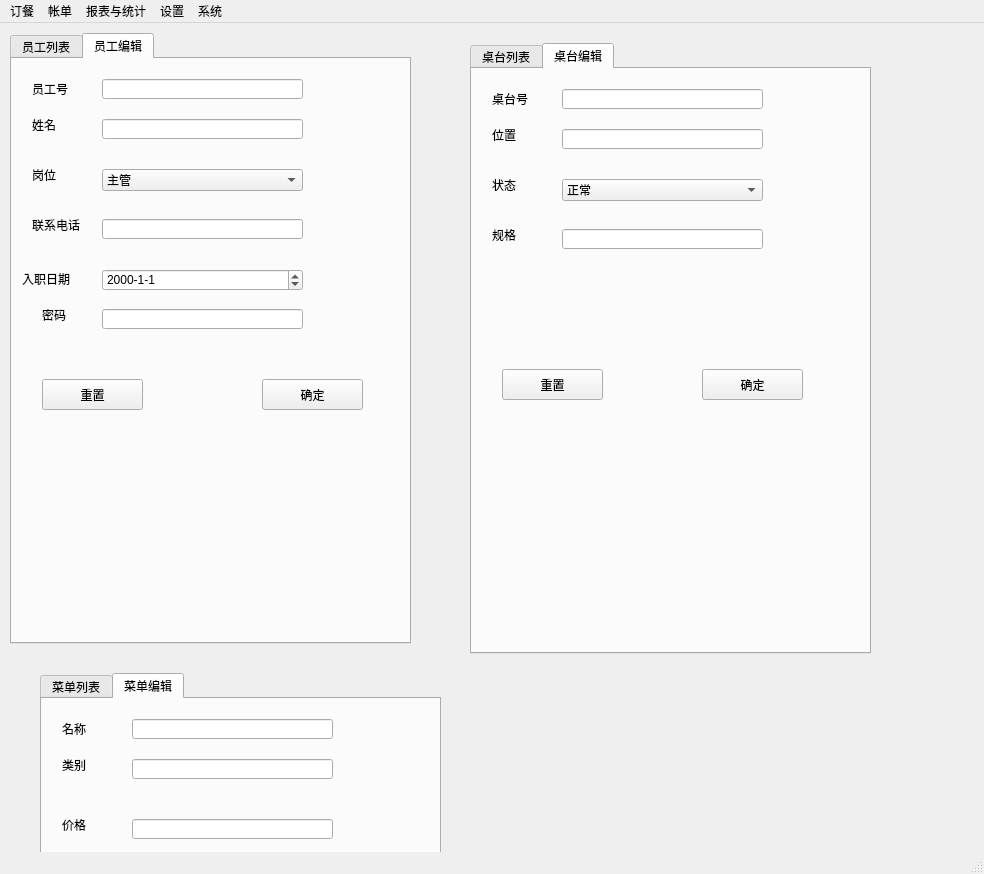
<?xml version="1.0" encoding="UTF-8"?>
<ui version="4.0">
 <class>MainWindow</class>
 <widget class="QMainWindow" name="MainWindow">
  <property name="geometry">
   <rect>
    <x>0</x>
    <y>0</y>
    <width>984</width>
    <height>874</height>
   </rect>
  </property>
  <property name="windowTitle">
   <string>宾馆餐饮管理系统</string>
  </property>
  <widget class="QWidget" name="centralwidget">
   <widget class="QTabWidget" name="widget_user_list">
    <property name="geometry">
     <rect>
      <x>10</x>
      <y>10</y>
      <width>401</width>
      <height>611</height>
     </rect>
    </property>
    <property name="currentIndex">
     <number>1</number>
    </property>
    <widget class="QWidget" name="tab">
     <attribute name="title">
      <string>员工列表</string>
     </attribute>
     <widget class="QLineEdit" name="lineEdit_27">
      <property name="geometry">
       <rect>
        <x>50</x>
        <y>20</y>
        <width>201</width>
        <height>20</height>
       </rect>
      </property>
      <property name="text">
       <string/>
      </property>
     </widget>
     <widget class="QLabel" name="label_54">
      <property name="geometry">
       <rect>
        <x>10</x>
        <y>20</y>
        <width>54</width>
        <height>12</height>
       </rect>
      </property>
      <property name="text">
       <string>姓名</string>
      </property>
     </widget>
     <widget class="QPushButton" name="pushButton_15">
      <property name="geometry">
       <rect>
        <x>270</x>
        <y>20</y>
        <width>101</width>
        <height>31</height>
       </rect>
      </property>
      <property name="text">
       <string>查询</string>
      </property>
     </widget>
     <widget class="QTableView" name="tableView">
      <property name="geometry">
       <rect>
        <x>10</x>
        <y>70</y>
        <width>361</width>
        <height>411</height>
       </rect>
      </property>
     </widget>
     <widget class="QPushButton" name="pushButton_16">
      <property name="geometry">
       <rect>
        <x>20</x>
        <y>520</y>
        <width>101</width>
        <height>31</height>
       </rect>
      </property>
      <property name="text">
       <string>新增</string>
      </property>
     </widget>
     <widget class="QPushButton" name="pushButton_17">
      <property name="geometry">
       <rect>
        <x>210</x>
        <y>520</y>
        <width>101</width>
        <height>31</height>
       </rect>
      </property>
      <property name="text">
       <string>修改</string>
      </property>
     </widget>
    </widget>
    <widget class="QWidget" name="tab_2">
     <attribute name="title">
      <string>员工编辑</string>
     </attribute>
     <widget class="QPushButton" name="pushButton_14">
      <property name="geometry">
       <rect>
        <x>250</x>
        <y>320</y>
        <width>101</width>
        <height>31</height>
       </rect>
      </property>
      <property name="text">
       <string>确定</string>
      </property>
     </widget>
     <widget class="QLineEdit" name="lineEdit_26">
      <property name="geometry">
       <rect>
        <x>90</x>
        <y>60</y>
        <width>201</width>
        <height>20</height>
       </rect>
      </property>
      <property name="text">
       <string/>
      </property>
     </widget>
     <widget class="QLabel" name="label_53">
      <property name="geometry">
       <rect>
        <x>20</x>
        <y>110</y>
        <width>54</width>
        <height>12</height>
       </rect>
      </property>
      <property name="text">
       <string>岗位</string>
      </property>
     </widget>
     <widget class="QLabel" name="label_52">
      <property name="geometry">
       <rect>
        <x>20</x>
        <y>160</y>
        <width>54</width>
        <height>12</height>
       </rect>
      </property>
      <property name="text">
       <string>联系电话</string>
      </property>
     </widget>
     <widget class="QDateEdit" name="dateEdit">
      <property name="geometry">
       <rect>
        <x>90</x>
        <y>210</y>
        <width>201</width>
        <height>22</height>
       </rect>
      </property>
      <property name="displayFormat">
       <string>yyyy-M-d</string>
      </property>
     </widget>
     <widget class="QLineEdit" name="lineEdit_25">
      <property name="geometry">
       <rect>
        <x>90</x>
        <y>20</y>
        <width>201</width>
        <height>20</height>
       </rect>
      </property>
      <property name="text">
       <string/>
      </property>
     </widget>
     <widget class="QPushButton" name="pushButton_13">
      <property name="geometry">
       <rect>
        <x>30</x>
        <y>320</y>
        <width>101</width>
        <height>31</height>
       </rect>
      </property>
      <property name="text">
       <string>重置</string>
      </property>
     </widget>
     <widget class="QLabel" name="label_50">
      <property name="geometry">
       <rect>
        <x>20</x>
        <y>60</y>
        <width>54</width>
        <height>12</height>
       </rect>
      </property>
      <property name="text">
       <string>姓名</string>
      </property>
     </widget>
     <widget class="QComboBox" name="comboBox">
      <property name="geometry">
       <rect>
        <x>90</x>
        <y>110</y>
        <width>201</width>
        <height>22</height>
       </rect>
      </property>
      <item>
       <property name="text">
        <string>主管</string>
       </property>
      </item>
      <item>
       <property name="text">
        <string>员工</string>
       </property>
      </item>
     </widget>
     <widget class="QLabel" name="label_51">
      <property name="geometry">
       <rect>
        <x>30</x>
        <y>250</y>
        <width>54</width>
        <height>12</height>
       </rect>
      </property>
      <property name="text">
       <string>密码</string>
      </property>
     </widget>
     <widget class="QLabel" name="label_47">
      <property name="geometry">
       <rect>
        <x>20</x>
        <y>20</y>
        <width>71</width>
        <height>20</height>
       </rect>
      </property>
      <property name="text">
       <string>员工号</string>
      </property>
     </widget>
     <widget class="QLabel" name="label_48">
      <property name="geometry">
       <rect>
        <x>10</x>
        <y>210</y>
        <width>71</width>
        <height>20</height>
       </rect>
      </property>
      <property name="text">
       <string>入职日期</string>
      </property>
     </widget>
     <widget class="QLineEdit" name="lineEdit_28">
      <property name="geometry">
       <rect>
        <x>90</x>
        <y>250</y>
        <width>201</width>
        <height>20</height>
       </rect>
      </property>
      <property name="text">
       <string/>
      </property>
     </widget>
     <widget class="QLineEdit" name="lineEdit_29">
      <property name="geometry">
       <rect>
        <x>90</x>
        <y>160</y>
        <width>201</width>
        <height>20</height>
       </rect>
      </property>
      <property name="text">
       <string/>
      </property>
     </widget>
    </widget>
   </widget>
   <widget class="QTabWidget" name="widget_table_list">
    <property name="geometry">
     <rect>
      <x>470</x>
      <y>20</y>
      <width>401</width>
      <height>611</height>
     </rect>
    </property>
    <property name="currentIndex">
     <number>1</number>
    </property>
    <widget class="QWidget" name="tab_3">
     <attribute name="title">
      <string>桌台列表</string>
     </attribute>
     <widget class="QLineEdit" name="lineEdit_30">
      <property name="geometry">
       <rect>
        <x>50</x>
        <y>20</y>
        <width>201</width>
        <height>20</height>
       </rect>
      </property>
      <property name="text">
       <string/>
      </property>
     </widget>
     <widget class="QLabel" name="label_55">
      <property name="geometry">
       <rect>
        <x>10</x>
        <y>20</y>
        <width>54</width>
        <height>12</height>
       </rect>
      </property>
      <property name="text">
       <string>桌台号</string>
      </property>
     </widget>
     <widget class="QPushButton" name="pushButton_18">
      <property name="geometry">
       <rect>
        <x>270</x>
        <y>20</y>
        <width>101</width>
        <height>31</height>
       </rect>
      </property>
      <property name="text">
       <string>查询</string>
      </property>
     </widget>
     <widget class="QTableView" name="tableView_2">
      <property name="geometry">
       <rect>
        <x>10</x>
        <y>70</y>
        <width>361</width>
        <height>411</height>
       </rect>
      </property>
     </widget>
     <widget class="QPushButton" name="pushButton_19">
      <property name="geometry">
       <rect>
        <x>20</x>
        <y>520</y>
        <width>101</width>
        <height>31</height>
       </rect>
      </property>
      <property name="text">
       <string>新增</string>
      </property>
     </widget>
     <widget class="QPushButton" name="pushButton_20">
      <property name="geometry">
       <rect>
        <x>210</x>
        <y>520</y>
        <width>101</width>
        <height>31</height>
       </rect>
      </property>
      <property name="text">
       <string>修改</string>
      </property>
     </widget>
    </widget>
    <widget class="QWidget" name="tab_4">
     <attribute name="title">
      <string>桌台编辑</string>
     </attribute>
     <widget class="QPushButton" name="pushButton_21">
      <property name="geometry">
       <rect>
        <x>230</x>
        <y>300</y>
        <width>101</width>
        <height>31</height>
       </rect>
      </property>
      <property name="text">
       <string>确定</string>
      </property>
     </widget>
     <widget class="QLineEdit" name="lineEdit_31">
      <property name="geometry">
       <rect>
        <x>90</x>
        <y>60</y>
        <width>201</width>
        <height>20</height>
       </rect>
      </property>
      <property name="text">
       <string/>
      </property>
     </widget>
     <widget class="QLabel" name="label_56">
      <property name="geometry">
       <rect>
        <x>20</x>
        <y>110</y>
        <width>54</width>
        <height>12</height>
       </rect>
      </property>
      <property name="text">
       <string>状态</string>
      </property>
     </widget>
     <widget class="QLabel" name="label_57">
      <property name="geometry">
       <rect>
        <x>20</x>
        <y>160</y>
        <width>54</width>
        <height>12</height>
       </rect>
      </property>
      <property name="text">
       <string>规格</string>
      </property>
     </widget>
     <widget class="QLineEdit" name="lineEdit_32">
      <property name="geometry">
       <rect>
        <x>90</x>
        <y>20</y>
        <width>201</width>
        <height>20</height>
       </rect>
      </property>
      <property name="text">
       <string/>
      </property>
     </widget>
     <widget class="QPushButton" name="pushButton_22">
      <property name="geometry">
       <rect>
        <x>30</x>
        <y>300</y>
        <width>101</width>
        <height>31</height>
       </rect>
      </property>
      <property name="text">
       <string>重置</string>
      </property>
     </widget>
     <widget class="QLabel" name="label_58">
      <property name="geometry">
       <rect>
        <x>20</x>
        <y>60</y>
        <width>54</width>
        <height>12</height>
       </rect>
      </property>
      <property name="text">
       <string>位置</string>
      </property>
     </widget>
     <widget class="QComboBox" name="comboBox_2">
      <property name="geometry">
       <rect>
        <x>90</x>
        <y>110</y>
        <width>201</width>
        <height>22</height>
       </rect>
      </property>
      <item>
       <property name="text">
        <string>正常</string>
       </property>
      </item>
      <item>
       <property name="text">
        <string>删除</string>
       </property>
      </item>
     </widget>
     <widget class="QLabel" name="label_49">
      <property name="geometry">
       <rect>
        <x>20</x>
        <y>20</y>
        <width>71</width>
        <height>20</height>
       </rect>
      </property>
      <property name="text">
       <string>桌台号</string>
      </property>
     </widget>
     <widget class="QLineEdit" name="lineEdit_34">
      <property name="geometry">
       <rect>
        <x>90</x>
        <y>160</y>
        <width>201</width>
        <height>20</height>
       </rect>
      </property>
      <property name="text">
       <string/>
      </property>
     </widget>
    </widget>
   </widget>
   <widget class="QTabWidget" name="widget_food_list">
    <property name="geometry">
     <rect>
      <x>40</x>
      <y>650</y>
      <width>401</width>
      <height>611</height>
     </rect>
    </property>
    <property name="currentIndex">
     <number>1</number>
    </property>
    <widget class="QWidget" name="tab_5">
     <attribute name="title">
      <string>菜单列表</string>
     </attribute>
     <widget class="QLineEdit" name="lineEdit_33">
      <property name="geometry">
       <rect>
        <x>50</x>
        <y>20</y>
        <width>201</width>
        <height>20</height>
       </rect>
      </property>
      <property name="text">
       <string/>
      </property>
     </widget>
     <widget class="QLabel" name="label_59">
      <property name="geometry">
       <rect>
        <x>10</x>
        <y>20</y>
        <width>54</width>
        <height>12</height>
       </rect>
      </property>
      <property name="text">
       <string>菜名</string>
      </property>
     </widget>
     <widget class="QPushButton" name="pushButton_23">
      <property name="geometry">
       <rect>
        <x>270</x>
        <y>20</y>
        <width>101</width>
        <height>31</height>
       </rect>
      </property>
      <property name="text">
       <string>查询</string>
      </property>
     </widget>
     <widget class="QTableView" name="tableView_3">
      <property name="geometry">
       <rect>
        <x>10</x>
        <y>70</y>
        <width>361</width>
        <height>411</height>
       </rect>
      </property>
     </widget>
     <widget class="QPushButton" name="pushButton_24">
      <property name="geometry">
       <rect>
        <x>20</x>
        <y>520</y>
        <width>101</width>
        <height>31</height>
       </rect>
      </property>
      <property name="text">
       <string>新增</string>
      </property>
     </widget>
     <widget class="QPushButton" name="pushButton_25">
      <property name="geometry">
       <rect>
        <x>210</x>
        <y>520</y>
        <width>101</width>
        <height>31</height>
       </rect>
      </property>
      <property name="text">
       <string>修改</string>
      </property>
     </widget>
    </widget>
    <widget class="QWidget" name="tab_6">
     <attribute name="title">
      <string>菜单编辑</string>
     </attribute>
     <widget class="QPushButton" name="pushButton_26">
      <property name="geometry">
       <rect>
        <x>230</x>
        <y>300</y>
        <width>101</width>
        <height>31</height>
       </rect>
      </property>
      <property name="text">
       <string>确定</string>
      </property>
     </widget>
     <widget class="QLineEdit" name="lineEdit_35">
      <property name="geometry">
       <rect>
        <x>90</x>
        <y>60</y>
        <width>201</width>
        <height>20</height>
       </rect>
      </property>
      <property name="text">
       <string/>
      </property>
     </widget>
     <widget class="QLabel" name="label_61">
      <property name="geometry">
       <rect>
        <x>20</x>
        <y>120</y>
        <width>54</width>
        <height>12</height>
       </rect>
      </property>
      <property name="text">
       <string>价格</string>
      </property>
     </widget>
     <widget class="QLineEdit" name="lineEdit_36">
      <property name="geometry">
       <rect>
        <x>90</x>
        <y>20</y>
        <width>201</width>
        <height>20</height>
       </rect>
      </property>
      <property name="text">
       <string/>
      </property>
     </widget>
     <widget class="QPushButton" name="pushButton_27">
      <property name="geometry">
       <rect>
        <x>30</x>
        <y>300</y>
        <width>101</width>
        <height>31</height>
       </rect>
      </property>
      <property name="text">
       <string>重置</string>
      </property>
     </widget>
     <widget class="QLabel" name="label_62">
      <property name="geometry">
       <rect>
        <x>20</x>
        <y>60</y>
        <width>54</width>
        <height>12</height>
       </rect>
      </property>
      <property name="text">
       <string>类别</string>
      </property>
     </widget>
     <widget class="QLabel" name="label_63">
      <property name="geometry">
       <rect>
        <x>20</x>
        <y>20</y>
        <width>71</width>
        <height>20</height>
       </rect>
      </property>
      <property name="text">
       <string>名称</string>
      </property>
     </widget>
     <widget class="QLineEdit" name="lineEdit_37">
      <property name="geometry">
       <rect>
        <x>90</x>
        <y>120</y>
        <width>201</width>
        <height>20</height>
       </rect>
      </property>
      <property name="text">
       <string/>
      </property>
     </widget>
    </widget>
   </widget>
  </widget>
  <widget class="QStatusBar" name="statusbar"/>
  <widget class="QMenuBar" name="menubar">
   <property name="geometry">
    <rect>
     <x>0</x>
     <y>0</y>
     <width>984</width>
     <height>23</height>
    </rect>
   </property>
   <widget class="QMenu" name="menu">
    <property name="title">
     <string>订餐</string>
    </property>
    <addaction name="actionSchedule"/>
    <addaction name="actionTable"/>
   </widget>
   <widget class="QMenu" name="menu_2">
    <property name="title">
     <string>帐单</string>
    </property>
    <addaction name="actionOrderNew"/>
    <addaction name="actionOrderList"/>
   </widget>
   <widget class="QMenu" name="menu_4">
    <property name="title">
     <string>报表与统计</string>
    </property>
    <addaction name="actionOrderQuery"/>
    <addaction name="actionAccountReport"/>
   </widget>
   <widget class="QMenu" name="menu_5">
    <property name="title">
     <string>设置</string>
    </property>
    <addaction name="actionUserList"/>
    <addaction name="actionTableList"/>
    <addaction name="actionFoodList"/>
   </widget>
   <widget class="QMenu" name="menu_6">
    <property name="title">
     <string>系统</string>
    </property>
    <addaction name="actionExit"/>
    <addaction name="actionHelp"/>
   </widget>
   <addaction name="menu"/>
   <addaction name="menu_2"/>
   <addaction name="menu_4"/>
   <addaction name="menu_5"/>
   <addaction name="menu_6"/>
  </widget>
  <action name="actionSchedule">
   <property name="text">
    <string>预定</string>
   </property>
  </action>
  <action name="actionTable">
   <property name="text">
    <string>桌台</string>
   </property>
  </action>
  <action name="actionOrderNew">
   <property name="text">
    <string>点单</string>
   </property>
  </action>
  <action name="actionOrderList">
   <property name="text">
    <string>结算</string>
   </property>
  </action>
  <action name="actionOrderQuery">
   <property name="text">
    <string>高级查询</string>
   </property>
  </action>
  <action name="actionAccountReport">
   <property name="text">
    <string>报表</string>
   </property>
  </action>
  <action name="actionUserList">
   <property name="text">
    <string>员工管理</string>
   </property>
  </action>
  <action name="actionTableList">
   <property name="text">
    <string>桌台管理</string>
   </property>
  </action>
  <action name="actionFoodList">
   <property name="text">
    <string>菜单管理</string>
   </property>
  </action>
  <action name="actionExit">
   <property name="text">
    <string>退出</string>
   </property>
  </action>
  <action name="actionHelp">
   <property name="text">
    <string>帮助</string>
   </property>
  </action>
 </widget>
 <resources/>
 <connections/>
</ui>
